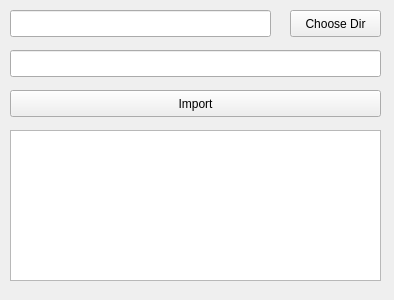
<?xml version="1.0" encoding="UTF-8"?>
<ui version="4.0">
 <class>Form</class>
 <widget class="QWidget" name="Form">
  <property name="geometry">
   <rect>
    <x>0</x>
    <y>0</y>
    <width>394</width>
    <height>300</height>
   </rect>
  </property>
  <property name="windowTitle">
   <string>Form</string>
  </property>
  <widget class="QLineEdit" name="lineEdit">
   <property name="geometry">
    <rect>
     <x>10</x>
     <y>10</y>
     <width>261</width>
     <height>27</height>
    </rect>
   </property>
  </widget>
  <widget class="QLineEdit" name="lineEdit_2">
   <property name="geometry">
    <rect>
     <x>10</x>
     <y>50</y>
     <width>371</width>
     <height>27</height>
    </rect>
   </property>
  </widget>
  <widget class="QPushButton" name="pushButton">
   <property name="geometry">
    <rect>
     <x>290</x>
     <y>10</y>
     <width>91</width>
     <height>27</height>
    </rect>
   </property>
   <property name="text">
    <string>Choose Dir</string>
   </property>
  </widget>
  <widget class="QPushButton" name="pushButton_2">
   <property name="geometry">
    <rect>
     <x>10</x>
     <y>90</y>
     <width>371</width>
     <height>27</height>
    </rect>
   </property>
   <property name="text">
    <string>Import</string>
   </property>
  </widget>
  <widget class="QPlainTextEdit" name="plainTextEdit">
   <property name="geometry">
    <rect>
     <x>10</x>
     <y>130</y>
     <width>371</width>
     <height>151</height>
    </rect>
   </property>
  </widget>
 </widget>
 <resources/>
 <connections/>
</ui>
